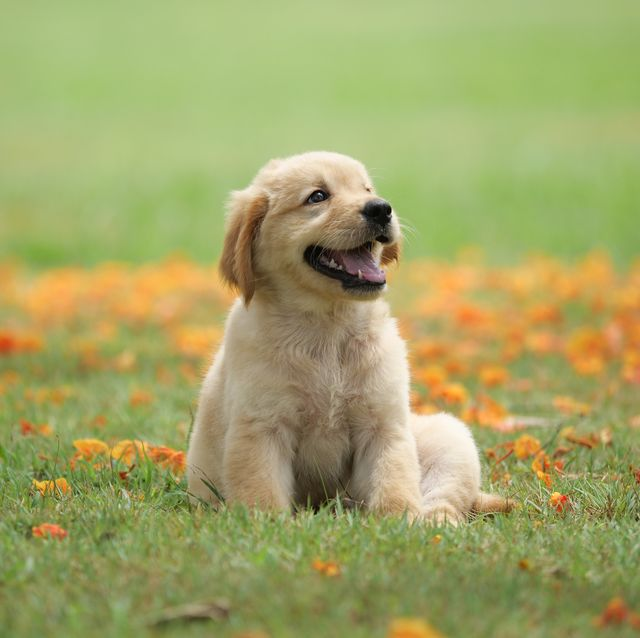
#> input picture open_image/puppy.jpeg, 640 x 638 px
$ python open.py --jpg puppy.jpeg --png earth.png
#> lines starting #> are read from the running program, lines starting #| are printed output that depends on the picture
import cv2
from argparse import ArgumentParser

# agrpase
parse = ArgumentParser()
parse.add_argument("-j", "--jpg", required=True, help="path to jpeg image")
parse.add_argument("-p", "--png", required=True, help="path to png image")
args = vars(parse.parse_args())

# read 8-bit gray scale
image1 = cv2.imread(args["jpg"], cv2.IMREAD_GRAYSCALE)
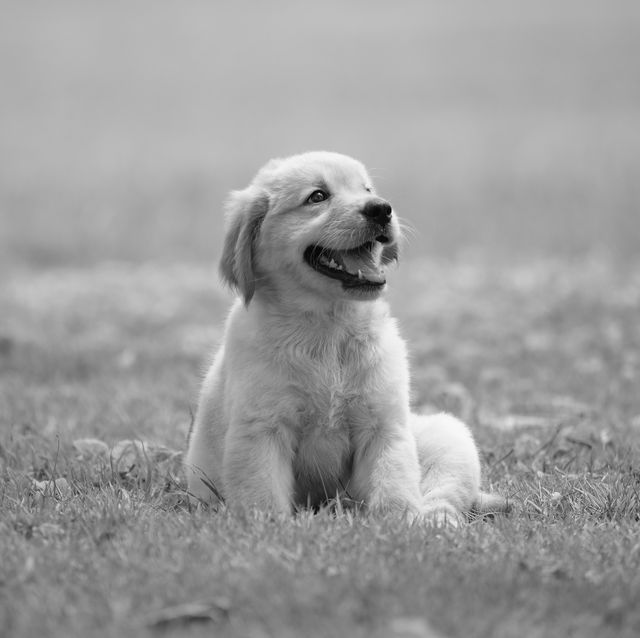
#> image1: shape (638, 640); min 0, max 250, mean 156.5
print("flags: cv2.IMREAD_GRAYSCALE")
print("Image size: {}, type: {}".format(image1.shape, image1.dtype))
#| Image size: (638, 640), type: uint8
print("===============================================")
# read 8-bit color image
image2 = cv2.imread(args["jpg"], cv2.IMREAD_COLOR)
#> image2 is the input picture: shape (638, 640, 3); mean B, G, R 102.4, 164.3, 161.9
print("flags: cv2.IMREAD_COLOR")
print("Image size: {}, type: {}".format(image2.shape, image2.dtype))
#| Image size: (638, 640, 3), type: uint8
print("===============================================")
# read transparent PNG, TIFF image
image3 = cv2.imread(args["png"], cv2.IMREAD_UNCHANGED)
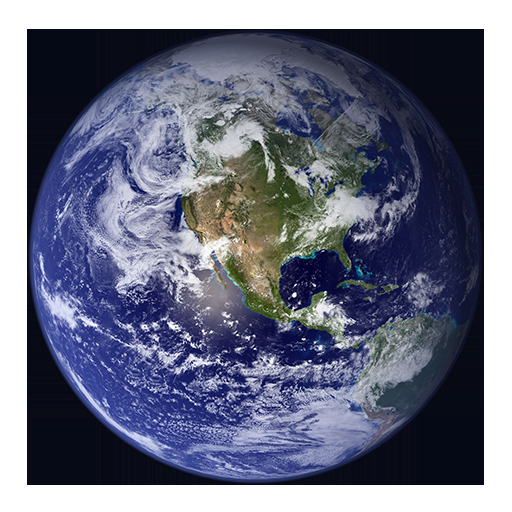
#> input picture open_image/earth.png, 512 x 512 px
#> image3 is the input picture: shape (512, 512, 4) uint16; mean B, G, R, A 33935.5, 28746.9, 27756.9, 40640.4
print("flags: cv2.IMREAD_UNCHANGED")
print("Image size: {}, type: {}".format(image3.shape, image3.dtype))
#| Image size: (512, 512, 4), type: uint16
print("===============================================")
